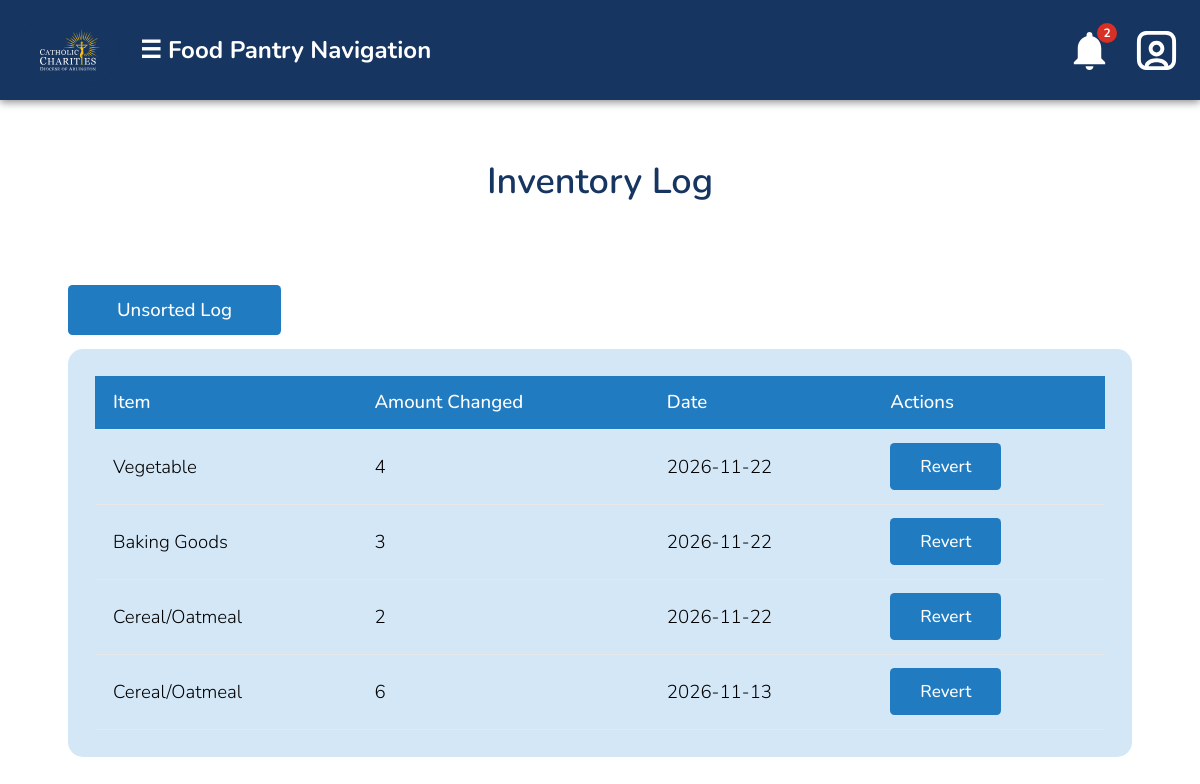
Page /viewHistory.php (signed in) on the earlier database version.
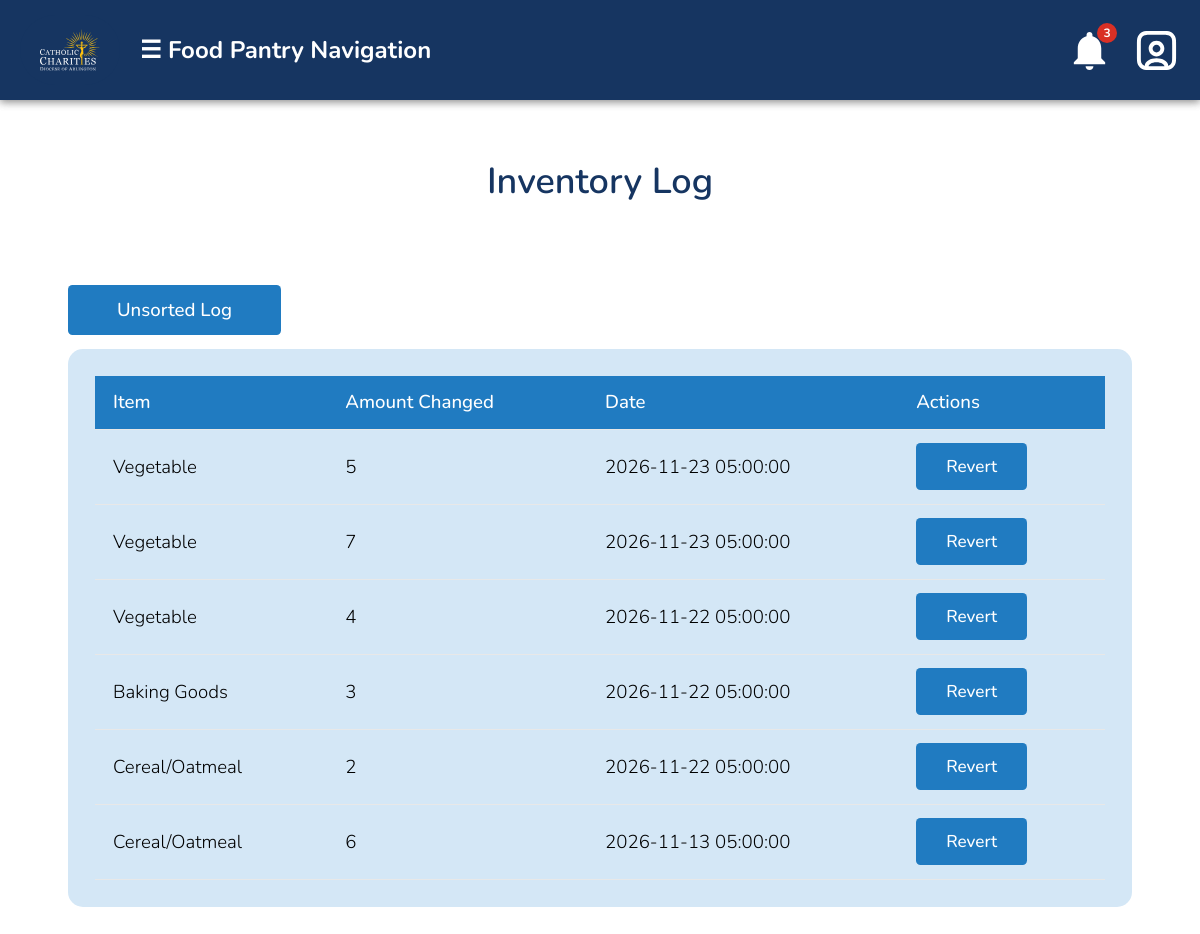
Same page on the later database version.
### tables this page shows
CREATE TABLE `dbinventoryhistory` (
  `id` int(11) NOT NULL,
  `inventory_id` int(11) NOT NULL,
  `change_amount` int(11) NOT NULL,
  `change_date` timestamp NOT NULL DEFAULT current_timestamp() ON UPDATE current_timestamp(),
  `changer_id` int(11) NOT NULL
);

CREATE TABLE `dbinventory` (
  `id` int(11) NOT NULL,
  `location` varchar(50) NOT NULL DEFAULT 'Main',
  `item_category_id` int(11) NOT NULL,
  `category_name` varchar(100) NOT NULL,
  `current_quantity` int(11) NOT NULL,
  `minimum_quantity` int(11) NOT NULL,
  `allocated_quantity` int(11) NOT NULL
);

### domain/Notification.php (called while the page is built, shortened)
<?php
class Notification {
    private $message;
    private $type;
    private $created_at;
    private $is_read;
    function __construct($id, $recipient_id, $message, $type, $reference_id, $created_at, $is_read) {
        $this->message = $message;
        $this->type = $type;
        $this->created_at = $created_at;
        $this->is_read = $is_read;
    }
    function getMessage() {
        return $this->message;
    }
    function getCreatedAt() {
        return $this->created_at;
    }
    function isRead() {
        return $this->is_read;
    }
    function getLink() {
        if ($this->type === 'low_stock') {
            return 'inventory.php';
        }
        return null;
    }
}

### database/dbInventoryHistory.php (called while the page is built, shortened)
<?php
    include_once(dirname(__FILE__).'/../domain/HistoryItem.php');
    function getAllHistoryItems(){
        $con = connect();
        $query = "SELECT * FROM dbinventoryhistory ORDER BY change_date DESC";
        $result = mysqli_query($con, $query);
        $history = array();
        while ($row = mysqli_fetch_assoc($result)) {
            $historyItem = new HistoryItem($row['id'], $row['inventory_id'], $row['change_amount'], $row['change_date'], $row['changer_id']);
            $history[] = $historyItem;
        }
        return $history;
    }
?>

### database/dbInventory.php (called while the page is built, shortened)
<?php
include_once(dirname(__FILE__).'/../domain/InventoryItem.php');
include_once(dirname(__FILE__).'/dbNotifications.php');
function getItem($id) {
    $con = connect();
    $query = "SELECT * FROM dbinventory WHERE id = $id";
    $result = mysqli_query($con, $query);
    $row  = mysqli_fetch_assoc($result);
    $inventoryItem = new InventoryItem($row['id'], $row['item_category_id'], $row['category_name'], $row['current_quantity'], $row['minimum_quantity'], $row['allocated_quantity']);
    return $inventoryItem;
}

### domain/InventoryItem.php (called while the page is built, shortened)
<?php
class InventoryItem {
    private $category_name;
    function __construct($id, $item_category_id, $category_name, $current_quantity, $minimum_quantity, $allocated_quantity) {
        $this->category_name = $category_name;
    }
    function getCategoryName() {
        return $this->category_name;
    }
}

### domain/HistoryItem.php (called while the page is built, shortened)
<?php
    class HistoryItem {
        private $id;
        private $change_amount;
        private $change_date;
        function __construct($id, $inventory_id, $change_amount, $change_date, $changer_id)
        {
            $this->id = $id;
            $this->change_amount = $change_amount;
            $this->change_date = $change_date;
        }
        function getId() {return $this->id;}
        function getChangeAmount() {return $this->change_amount;}
        function getChangeDate() {return $this->change_date;}
    }
?>

### viewHistory.php (the view, shortened to what this page needs)
<?php
    require_once('database/dbInventory.php');
    require_once('database/dbInventoryHistory.php');
?>
<!DOCTYPE html>
<html>
<head>
    <?php require_once('universal.inc') ?>
</head>
<pageheader>
    <h1 class="title">Inventory Log</h1>
</pageheader>
<body>
    <?php require_once('header.php'); ?>
    <main>
        <div class="report-container">
            <?php
                if (!isset($_GET['unsorted'])) {
                    require_once('database/dbInventory.php');
                    echo '
                    <a class="button" href="viewHistory.php?unsorted=1">Unsorted Log</a>
                    <div class="report-section">
                        <div class="table-wrapper">
                            <table class="report-table">
                                <thead>
                                    <tr>
                                        <th>Item</th>
                                        <th>Amount Changed</th>
                                        <th>Date</th>
                                        <th>Actions</th>
                                    </tr>
                                </thead>
                                <tbody> ';
                                $history = getAllHistoryItems();
                                if($history){
                                foreach ($history as $item) {
                                        $name = getItem($item->getInventoryId())->getCategoryName();
                                        $amount = $item->getChangeAmount();
                                        $date = $item->getChangeDate();
                                        echo '
                                            <td>' . $name . '</td>
                                            <td>' . $amount . '</td>
                                            <td>' . $date . '</td>';
                                        echo '
                                            <td><a href="viewHistory.php?revertId=' . $item->getId() . '" class="text-blue-700 underline"><button class="modify-btn">Revert</button></a>
                                        </tr>';
                                }}
                                else echo "Nothing to log yet.";
                    echo '
                                </tbody>
                            </table>
                        </div>
                    </div>';
                }
            ?>
        </div>
    </main>
</body>
</html>

### universal.inc (shortened to what this page needs)
<link rel="stylesheet" href="css/base.css" type="text/css" />

### header.php (shortened to what this page needs)
<head>
</head>
<header>
    <?php
    if (!isset($_SESSION['logged_in'])) {
    } else if ($_SESSION['logged_in']) {
        if ($_SESSION['access_level'] >= 1) {
            echo ('<div class="navbar">
        <div class="left-section">
            <div class="logo-container">
                <a href="index.php"><img src="images/ccda-logo-white.svg" alt="Logo"></a>
            </div>
            <div class="nav-links">
                <div class="nav-item">☰ Food Pantry Navigation
                    <div class="dropdown">');
            echo ('<a href="addInventory.php" style="text-decoration: none;">
                    </a>
                    </div>
                </div>
            </div>
        </div>
        <div class="right-section">
');
            if ($_SESSION['access_level'] >= 2) {
                require_once(__DIR__ . '/database/dbNotifications.php');
                echo (notificationBellHtml($_SESSION['_id']));
            }
            echo ('
            <div class="nav-links">
                <div class="nav-item">
                    <div class="icon">
                        <span class="header-icon" role="img" aria-label="User Icon" style="--icon: url(images/user-square.svg)"></span>
                        <div class="dropdown">
                            <a href="changePassword.php" class="dropdown-link"><div>Change Password</div></a>
                            <a href="logout.php" class="dropdown-link"><div>Log Out</div></a>
                        </div>
                    </div>
                </div>
            </div>
        </div>
    </div>');
        }
    }
    ?>
</header>
<div class="navbar-background"></div>

### database/dbNotifications.php (shortened to what this page needs)
<?php
include_once(dirname(__FILE__).'/../domain/Notification.php');
function getNotifications($recipientId, $limit = 20) {
    $con = connect();
    $recipientId = mysqli_real_escape_string($con, $recipientId);
    $limit = (int)$limit;
    $query = "SELECT * FROM dbnotifications WHERE recipient_id = '$recipientId'
              ORDER BY created_at DESC, id DESC LIMIT $limit";
    $result = mysqli_query($con, $query);
    $notifications = [];
    while ($row = mysqli_fetch_assoc($result)) {
        $notifications[] = new Notification(
            (int)$row['id'],
            $row['recipient_id'],
            $row['message'],
            $row['type'],
            $row['reference_id'] === null ? null : (int)$row['reference_id'],
            $row['created_at'],
            (bool)$row['is_read']
        );
    }
    return $notifications;
}
function getUnreadNotificationCount($recipientId) {
    $con = connect();
    $recipientId = mysqli_real_escape_string($con, $recipientId);
    $query = "SELECT COUNT(*) AS unread FROM dbnotifications
              WHERE recipient_id = '$recipientId' AND is_read = 0";
    $result = mysqli_query($con, $query);
    $row = mysqli_fetch_assoc($result);
    return (int)$row['unread'];
}
function notificationBellHtml($recipientId) {
    $notifications = getNotifications($recipientId);
    $unreadCount = getUnreadNotificationCount($recipientId);
    $notificationList = '';
    foreach ($notifications as $notification) {
        $text = htmlspecialchars($notification->getMessage());
        $time = date('M j, g:i A', strtotime($notification->getCreatedAt()));
        $class = $notification->isRead() ? 'notification-item' : 'notification-item unread';
        $item = '<div class="' . $class . '">' . $text . '<span class="notification-time">' . $time . '</span></div>';
        if ($notification->getLink()) {
            $item = '<a href="' . htmlspecialchars($notification->getLink()) . '" class="dropdown-link">' . $item . '</a>';
        }
        $notificationList .= $item;
    }
    $badge = '';
    if ($unreadCount > 0) {
        $badge = '<span class="notification-badge">' . ($unreadCount > 9 ? '9+' : $unreadCount) . '</span>';
    }
    return '<div class="nav-links">
                <div class="nav-item" id="notificationBell">
                    <div class="icon">
                        <span class="header-icon" role="img" aria-label="Notifications" title="Notifications" style="--icon: url(images/bell.svg)"></span>
                        ' . $badge . '
                        <div class="dropdown notification-dropdown">
                            ' . $notificationList . '
                        </div>
                    </div>
                </div>
            </div>';
}

### css/base.css (style rules this page uses)
html, body, header, main, footer, div, span, p, h1, h2, h3, h4, h5, h6, ul, ol, li, input, select, textarea, form, section, label, table, td, tr, th, form, fieldset, em, button, a { padding: 0; margin: 0; font-size: inherit; font-family: inherit; font-weight: inherit; text-decoration: none; font-style: normal; box-sizing: border-box; text-align: left; list-style-type: none; border-spacing: 0; }
:root { --page-background-color: white; --page-font-color: black; --inactive-font-color: #d0d0d0; --inactive-background-color: rgb(31,31,33); --standout-background: #fafafa; --happy-toast-background-color: #5D7E61; --happy-toast-font-color: rgb(255, 255, 255); --info-toast-background-color: #2f2f2f; --info-toast-font-color: white; --error-toast-background-color: #A66654; --error-toast-font-color: rgb(255, 255, 255); --shadow-and-border-color: #e8e8e8; --main-color: #207BC1; --accent-color: #EABD3C; --secondary-accent-color: #163561; --wv-accent-color: #111111; --wv-accent-foreground: #ffffff; --wv-bg-light: #ffffff; --wv-text-dark: #111111; --wv-muted-text: #6b6b6b; --calendar-event-color: #333333; --calendar-event-color-hover: #000000; --calendar-today-border: 2px solid #000000; --button-font-color: #ffffff; --button-padding: 0.5rem 1.5rem; --button-border-radius: 0.25rem; --standard-border: 1px solid #111111; --light-border: 1px solid #e5e5e5; --text-field-border: 2px solid #d4d4d4; --cancel-button-background-color: #000000; --error-color: #000000; font-size: 18px; font-family: 'Montserrat'; font-weight: 300; font-size: 18px; font-family: 'Montserrat'; font-weight: 300; font-size: 18px; font-family: 'Montserrat'; font-weight: 300; font-size: 18px; font-family: 'Montserrat'; font-weight: 300; }
header { position: sticky; top: 0; left: 0; z-index: 10; }
body { background-color: var(--page-background-color); color: var(--page-font-color); font-family: 'Montserrat'; }
header ul > li, header span { font-size: 0.75rem; list-style-type: none; }
main:not(.login):not(.calendar-view):not(.dashboard) { padding: 1rem; }
input[type=submit], button, .button, a.button-signup { color: var(--button-font-color); background-color: var(--main-color); padding: var(--button-padding); border: 3px solid rgba(255, 255, 255, 0.295); border-radius: var(--button-border-radius); font-weight: 500; width: 94%; transition: background-color .3s; cursor: pointer; text-align: center; }
h1 { font-size: 1.5rem; font-weight: 500; margin-bottom: 2rem; background-color: var(#4d98f3); color: var(--secondary-accent-color); width: 100%; text-align: center; padding: 1rem; }
.button { display: inline-block; }

### viewHistory.php (style rules this page uses)
pageheader { margin-top: 3rem; display: flex; justify-content: center; align-items: center; }
.title { text-align: center; height: 3.5rem; width:auto; font-size: 2rem; font-weight: 600; color: var(--secondary-accent-color); padding-top: .4rem; border-radius: 10px; background-color: #ffffffee; white-space: nowrap; overflow: hidden; }
.report-container { max-width: 1100px; margin: 0 auto 4rem auto; padding: 1rem; }
.report-section { background-color: #D4E7F6; border-radius: 15px; padding: 1.5rem; margin-bottom: 2rem; }
.report-table { width: 100%; border-collapse: collapse; }
.report-table th, .report-table td { padding: 0.75rem 1rem; text-align: left; border-bottom: 1px solid var(--shadow-and-border-color); color: var(--page-font-color); }
.report-table th { background-color: var(--main-color); color: var(--button-font-color); font-weight: 500; position: sticky; top: 100px; }
.modify-btn { padding: 0.5rem 1.5rem; background-color: var(--main-color); color: var(--button-font-color); border: solid 3px transparent; border-radius: 0.25rem; cursor: pointer; font-size: 0.95rem; font-weight: 500; width: auto; }
.button { background-color: var(--main-color); width: 20%; height: auto; margin: 0 0 0.75rem 0; border: solid 3px transparent; justify-content: center; text-align: center; white-space: normal; }

Differences in the rows shown:
added dbinventoryhistory: inventory.category_name "Vegetable", change_amount "5", change_date "2026-11-23 05:00:00"
added dbinventoryhistory: inventory.category_name "Vegetable", change_amount "7", change_date "2026-11-23 05:00:00"
changed dbinventoryhistory (number 3 of 6 on the later page): change_date "2026-11-22" → "2026-11-22 05:00:00"
changed dbinventoryhistory "Baking Goods": change_date "2026-11-22" → "2026-11-22 05:00:00"
changed dbinventoryhistory (number 5 of 6 on the later page): change_date "2026-11-22" → "2026-11-22 05:00:00"
changed dbinventoryhistory (number 6 of 6 on the later page): change_date "2026-11-13" → "2026-11-13 05:00:00"
